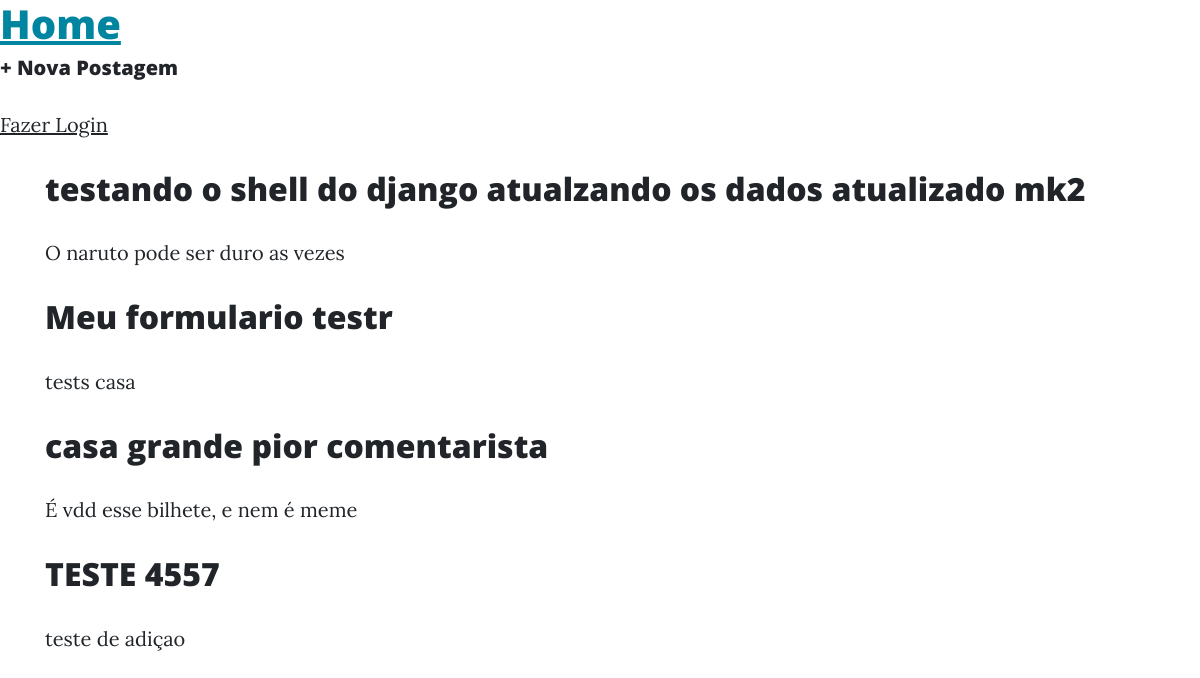
Before: / with the older database file.
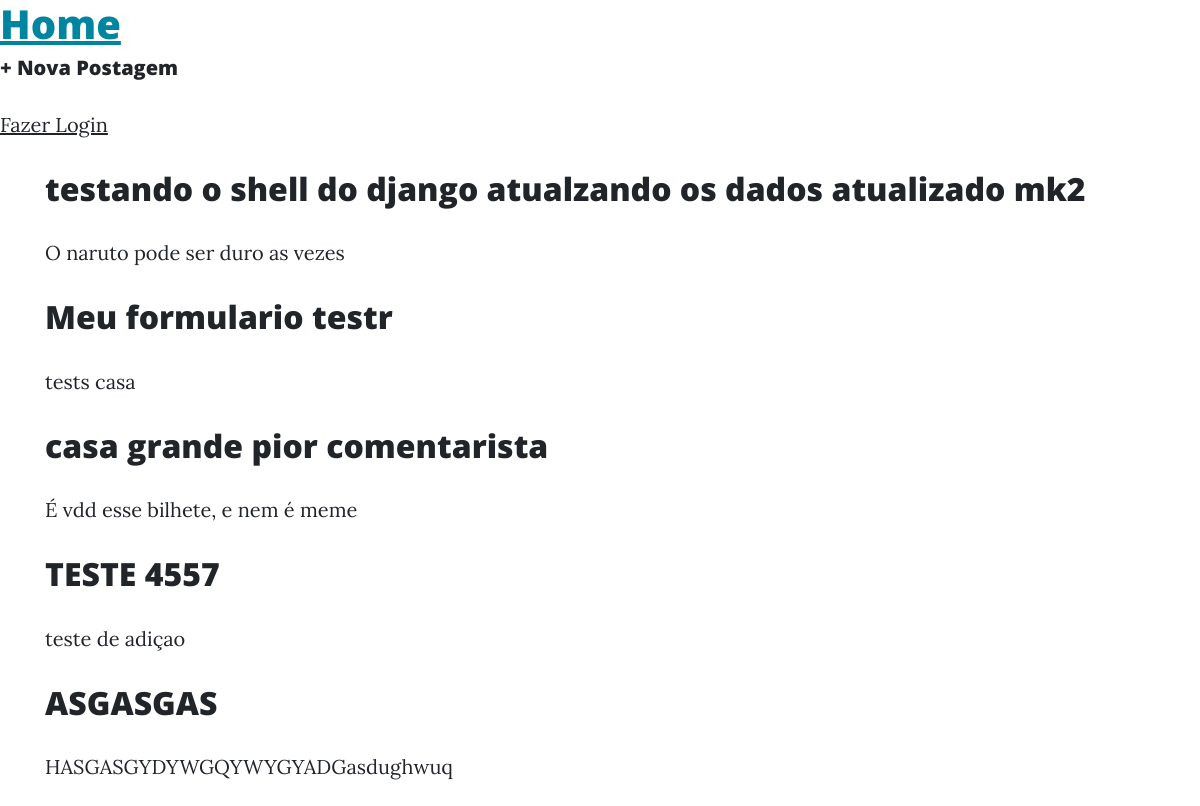
After: the same page with the newer database file.
### blog/models.py (models this page shows, shortened)
class Post(models.Model):
    STATUS = (
        ('rascunho','Rascunho'),
        ('publicado','Publicado')
    )
    titulo    = models.CharField(max_length=250)
    slug      = models.SlugField(max_length=250)
    autor     = models.ForeignKey(User, on_delete=models.CASCADE)
    conteudo  = models.TextField()
    publicado = models.DateTimeField(default=timezone.now)
    criado    = models.DateTimeField(auto_now_add=True)
    alterado  = models.DateTimeField(auto_now=True)
    status    = models.CharField(max_length=10, choices=STATUS, default='rascunho')
    objects   = models.Manager()
    published = PublishedManager()
    class Meta:
        ordering = ('publicado',)
    def get_absolute_url(self):
        return reverse('post_detail',args=[self.slug])

### blog/views.py (the view)
# urls.py: path('', views.BlogListView.as_view(), name='home'),
class BlogListView(ListView):
    model  = Post
    template_name = 'blog/home.html'

### blog/templates/blog/home.html (shortened to what this page needs)
{% extends 'base.html' %}
{% block content %}
{% for post in object_list %}
    <div class="post-entry">
        <h2><a href="{{post.get_absolute_url}}">{{ post.titulo }}</a></h1>
        <p>{{ post.conteudo }}</p>
    </div>
{% endfor %}
{% endblock content %}

Changed rows visible on the page:
added Post: titulo "ASGASGAS", conteudo "HASGASGYDYWGQYWYGYADGasdughwuq"
